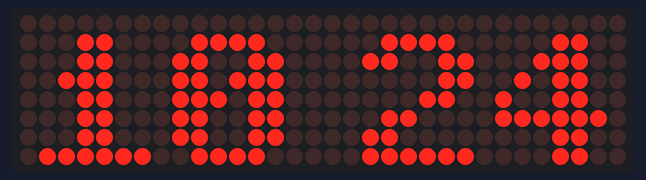
The sketch below on a simulated Arduino Uno, built with avr-gcc and run on an emulated ATmega328P. Shown: 32×8 LED matrix. The local clock reads 2024-03-15 10:24:30 at power-on unless the sketch sets it.

Above: at 0.75 s.
At 16.1 s:
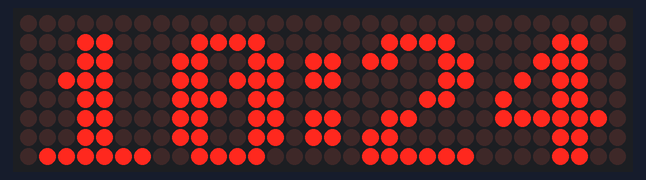
At 32.1 s:
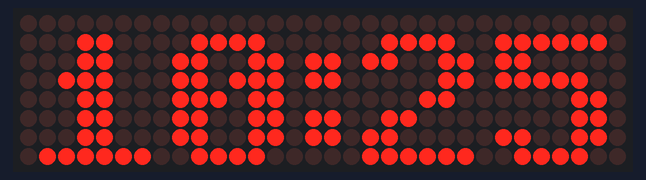
At 64.75 s:
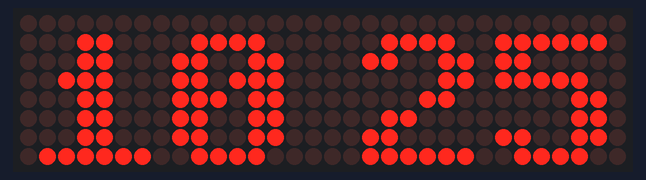
At 96.75 s:
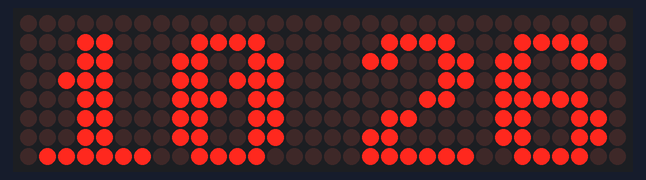
At 129.25 s:
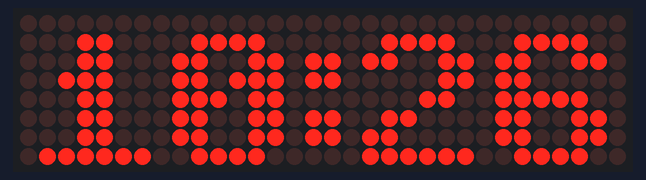

Measured:
- what the display in image 0 shows lasts 0.5 s, from 0.5 s to 1.0 s

The sketch:

helloclock.ino
```cpp
// Simple clock based on Hello World and Font examples from MajicDesigns
// libraries. Uses DS3231 RTC. Offline clock without internet connection.
//
// Font editor at https://pjrp.github.io/MDParolaFontEditor
//
// Use something to set DS3231 first.
//

#include <MD_DS3231.h>
#include <MD_Parola.h>

#include "Font_Data.h"

// Define the number of devices we have in the chain and the hardware interface
// NOTE: These pin numbers will probably not work with your hardware and may
// need to be adapted
#define HARDWARE_TYPE MD_MAX72XX::FC16_HW
#define MAX_DEVICES 4

// ESP32 C3 supermini
// #define CLK_PIN   4
// #define DATA_PIN  6
// #define CS_PIN    7

// MEGA2560
// #define CLK_PIN   52
// #define DATA_PIN  51
// #define CS_PIN    53

// UNO
#define CLK_PIN 13
#define DATA_PIN 11
#define CS_PIN 10

// Hardware SPI connection
MD_Parola P = MD_Parola(HARDWARE_TYPE, CS_PIN, MAX_DEVICES);
// Arbitrary output pins
// MD_Parola P = MD_Parola(HARDWARE_TYPE, DATA_PIN, CLK_PIN, CS_PIN, MAX_DEVICES);

// Some settings needed to display.
// These may help you if you change fonts.
void setup(void) {
  P.begin();
  P.setFont(digit);               // Font in Font_Data.h
  P.setCharSpacing(1);            // Spacing between characters as pixels.
  P.setTextAlignment(PA_CENTER);  // Text alignment
  P.setIntensity(0);              // Brightnes 0-15
}

char buf[20];
unsigned long previousMillis = 0;
const long interval = 500;
bool toggle = false;

// Here comes the clock
void loop(void) {
  unsigned long currentMillis = millis();

  if (currentMillis - previousMillis >= interval) {
    previousMillis = currentMillis;

    RTC.readTime();
    if (toggle) {
      sprintf(buf, "%02d:%02d", RTC.h, RTC.m);
    } else {
      sprintf(buf, "%02d %02d", RTC.h, RTC.m);
    }
    P.print(buf);
    toggle = !toggle;
  }
}
```

Font_Data.h
```cpp
MD_MAX72XX::fontType_t digit[] PROGMEM =
{
	0, 	// 0
	0, 	// 1
	0, 	// 2
	0, 	// 3
	0, 	// 4
	0, 	// 5
	0, 	// 6
	0, 	// 7
	0, 	// 8
	0, 	// 9
	0, 	// 10
	0, 	// 11
	0, 	// 12
	0, 	// 13
	0, 	// 14
	0, 	// 15
	0, 	// 16
	0, 	// 17
	0, 	// 18
	0, 	// 19
	0, 	// 20
	0, 	// 21
	0, 	// 22
	0, 	// 23
	0, 	// 24
	0, 	// 25
	0, 	// 26
	0, 	// 27
	0, 	// 28
	0, 	// 29
	0, 	// 30
	0, 	// 31
	2, 0, 0, 	// 32
	0, 	// 33
	0, 	// 34
	0, 	// 35
	0, 	// 36
	0, 	// 37
	0, 	// 38
	0, 	// 39
	0, 	// 40
	0, 	// 41
	0, 	// 42
	0, 	// 43
	0, 	// 44
	0, 	// 45
	0, 	// 46
	0, 	// 47
	6, 124, 254, 146, 138, 254, 124, 	// 48
	6, 128, 136, 254, 254, 128, 128, 	// 49
	6, 196, 230, 162, 146, 158, 140, 	// 50
	6, 68, 198, 146, 146, 254, 108, 	// 51
	6, 48, 40, 36, 254, 254, 32, 	// 52
	6, 78, 206, 138, 138, 250, 114, 	// 53
	6, 124, 254, 146, 146, 246, 100, 	// 54
	6, 6, 6, 226, 250, 30, 6, 	// 55
	6, 108, 254, 146, 146, 254, 108, 	// 56
	6, 76, 222, 146, 146, 254, 124, 	// 57
	2, 108, 108, 	// 58
	0, 	// 59
	0, 	// 60
	0, 	// 61
	0, 	// 62
	0, 	// 63
	0, 	// 64
	0, 	// 65
	0, 	// 66
	0, 	// 67
	0, 	// 68
	0, 	// 69
	0, 	// 70
	0, 	// 71
	0, 	// 72
	0, 	// 73
	0, 	// 74
	0, 	// 75
	0, 	// 76
	0, 	// 77
	0, 	// 78
	0, 	// 79
	0, 	// 80
	0, 	// 81
	0, 	// 82
	0, 	// 83
	0, 	// 84
	0, 	// 85
	0, 	// 86
	0, 	// 87
	0, 	// 88
	0, 	// 89
	0, 	// 90
	0, 	// 91
	0, 	// 92
	0, 	// 93
	0, 	// 94
	0, 	// 95
	0, 	// 96
	0, 	// 97
	0, 	// 98
	0, 	// 99
	0, 	// 100
	0, 	// 101
	0, 	// 102
	0, 	// 103
	0, 	// 104
	0, 	// 105
	0, 	// 106
	0, 	// 107
	0, 	// 108
	0, 	// 109
	0, 	// 110
	0, 	// 111
	0, 	// 112
	0, 	// 113
	0, 	// 114
	0, 	// 115
	0, 	// 116
	0, 	// 117
	0, 	// 118
	0, 	// 119
	0, 	// 120
	0, 	// 121
	0, 	// 122
	0, 	// 123
	0, 	// 124
	0, 	// 125
	0, 	// 126
	0, 	// 127
	0, 	// 128
	0, 	// 129
	0, 	// 130
	0, 	// 131
	0, 	// 132
	0, 	// 133
	0, 	// 134
	0, 	// 135
	0, 	// 136
	0, 	// 137
	0, 	// 138
	0, 	// 139
	0, 	// 140
	0, 	// 141
	0, 	// 142
	0, 	// 143
	0, 	// 144
	0, 	// 145
	0, 	// 146
	0, 	// 147
	0, 	// 148
	0, 	// 149
	0, 	// 150
	0, 	// 151
	0, 	// 152
	0, 	// 153
	0, 	// 154
	0, 	// 155
	0, 	// 156
	0, 	// 157
	0, 	// 158
	0, 	// 159
	0, 	// 160
	0, 	// 161
	0, 	// 162
	0, 	// 163
	0, 	// 164
	0, 	// 165
	0, 	// 166
	0, 	// 167
	0, 	// 168
	0, 	// 169
	0, 	// 170
	0, 	// 171
	0, 	// 172
	0, 	// 173
	0, 	// 174
	0, 	// 175
	0, 	// 176
	0, 	// 177
	0, 	// 178
	0, 	// 179
	0, 	// 180
	0, 	// 181
	0, 	// 182
	0, 	// 183
	0, 	// 184
	0, 	// 185
	0, 	// 186
	0, 	// 187
	0, 	// 188
	0, 	// 189
	0, 	// 190
	0, 	// 191
	0, 	// 192
	0, 	// 193
	0, 	// 194
	0, 	// 195
	0, 	// 196
	0, 	// 197
	0, 	// 198
	0, 	// 199
	0, 	// 200
	0, 	// 201
	0, 	// 202
	0, 	// 203
	0, 	// 204
	0, 	// 205
	0, 	// 206
	0, 	// 207
	0, 	// 208
	0, 	// 209
	0, 	// 210
	0, 	// 211
	0, 	// 212
	0, 	// 213
	0, 	// 214
	0, 	// 215
	0, 	// 216
	0, 	// 217
	0, 	// 218
	0, 	// 219
	0, 	// 220
	0, 	// 221
	0, 	// 222
	0, 	// 223
	0, 	// 224
	0, 	// 225
	0, 	// 226
	0, 	// 227
	0, 	// 228
	0, 	// 229
	0, 	// 230
	0, 	// 231
	0, 	// 232
	0, 	// 233
	0, 	// 234
	0, 	// 235
	0, 	// 236
	0, 	// 237
	0, 	// 238
	0, 	// 239
	0, 	// 240
	0, 	// 241
	0, 	// 242
	0, 	// 243
	0, 	// 244
	0, 	// 245
	0, 	// 246
	0, 	// 247
	0, 	// 248
	0, 	// 249
	0, 	// 250
	0, 	// 251
	0, 	// 252
	0, 	// 253
	0, 	// 254
	0, 	// 255
};
```
